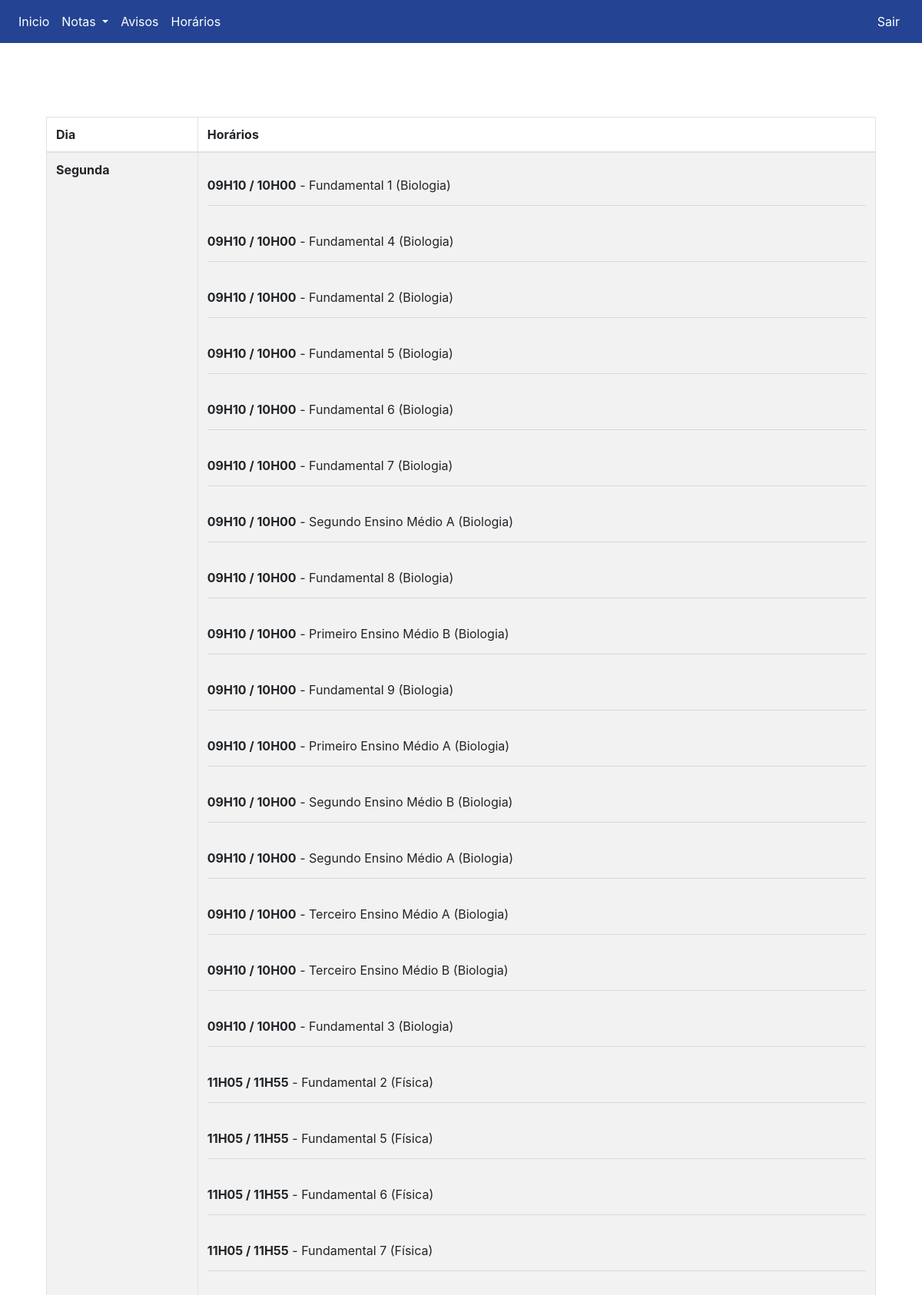
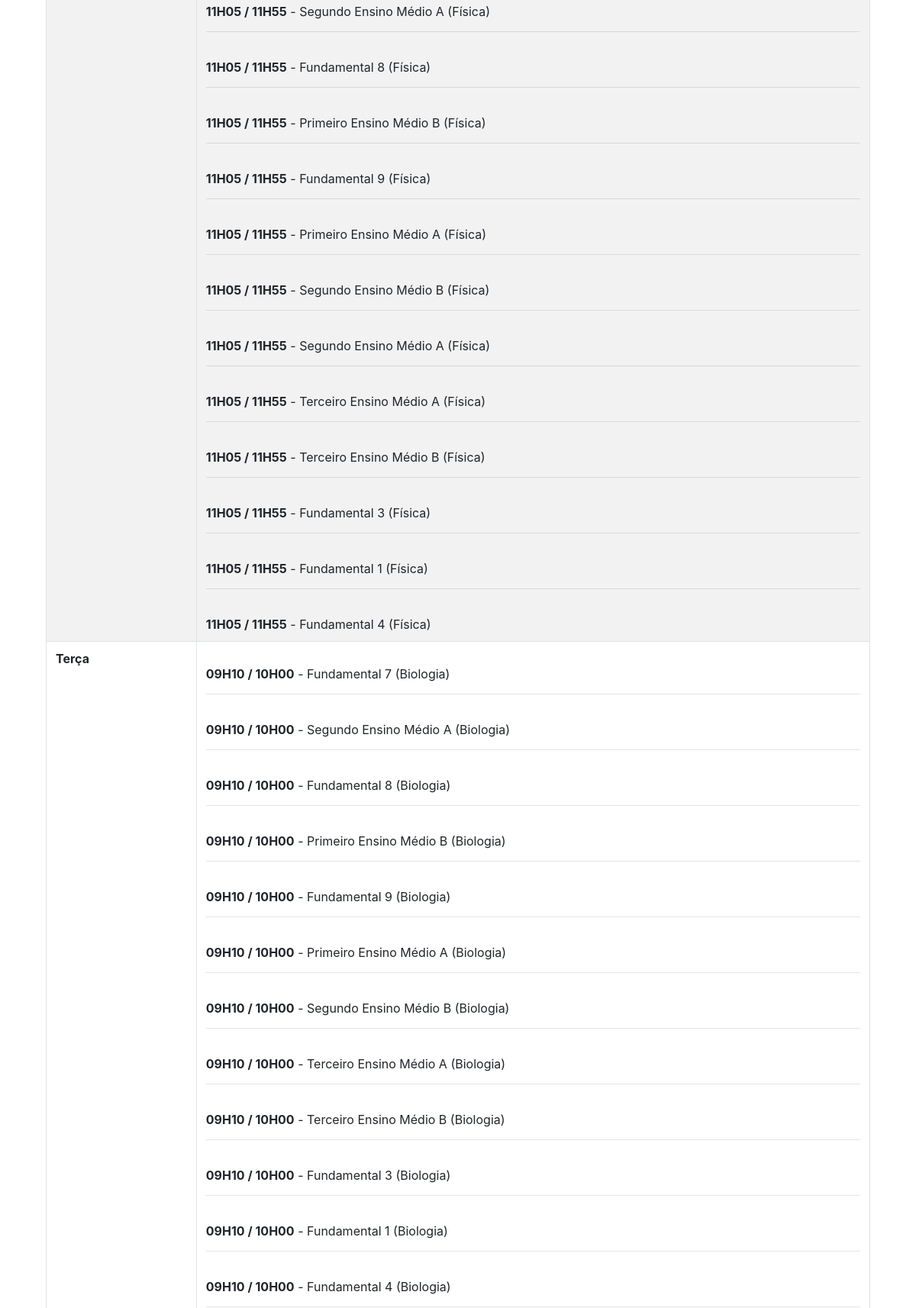
The page /Global/Professores/horarios.php (signed in, upper part) on the database its author committed (2 pictures, top to bottom).
### tables this page shows
CREATE TABLE `horarios` (
  `id` int(11) NOT NULL,
  `dias_id` int(11) NOT NULL,
  `turma_id` int(11) NOT NULL,
  `horas_id` int(11) NOT NULL,
  `professores_id` int(11) NOT NULL,
  `materia_id` int(11) NOT NULL
);

CREATE TABLE `dias` (
  `id` int(11) NOT NULL,
  `dia` varchar(50) NOT NULL
);

CREATE TABLE `horas` (
  `id` int(11) NOT NULL,
  `hora` varchar(20) NOT NULL
);

CREATE TABLE `turmas` (
  `id` int(11) NOT NULL,
  `nome` varchar(120) NOT NULL
);

CREATE TABLE `materias` (
  `id` int(11) NOT NULL,
  `nome` varchar(50) DEFAULT NULL
);

### Global/Professores/horarios.php (the view, shortened to what this page needs)
<!DOCTYPE html>
<html lang="pt-br">
  <head>
        <link rel="stylesheet" href="https://stackpath.bootstrapcdn.com/bootstrap/4.5.2/css/bootstrap.min.css">
    <link
      rel="stylesheet"
      href="../css/bootstrap.min.css"
    />
  </head>
  <body>
    <nav
      class="navbar navbar-expand-lg navbar-dark"
      style="background-color: #244393"
    >
      <div class="collapse navbar-collapse" id="conteudoNavbarSuportado">
        <ul class="navbar-nav mr-auto">
          <li class="nav-item">
            <a class="nav-link" style="color: white" href="index.php"
              >Inicio</a
            >
          </li>
          <li class="nav-item">
                    <div class="dropdown nav-item">
                        <a class="nav-link dropdown-toggle" style="color: white" type="button" id="dropdownMenuNotas" data-toggle="dropdown" aria-haspopup="true" aria-expanded="false">
                            Notas
                        </a>
                    </div>
                </li>
          <li class="nav-item">
            <a class="nav-link" style="color: white" href="../professores/avisos.php"
              >Avisos</a
            >
          </li>
          <li class="nav-item">
            <a
              class="nav-link"
              style="color: white"
              href="../professores/horarios.php"
              >Horários</a
            >
          </li>
        </ul>
        <div id="logout">
          <form method="post">
            <div><button type="submit" name="sair" class="btn">Sair</button></div>
          </form>
      </div>
      </div>
    </nav>
    <div class="container">
           <div class="row">
        <div class="col mt-5">
        <?php
$host = "localhost";
$username = "root";
$password = "";
$database = "expotec_db";
$conn = mysqli_connect($host, $username, $password, $database);
$sql = "SELECT
horarios.*,
dias.dia AS nome_dias,
turmas.nome AS nome_turma,
horas.hora AS hora_horas,
professores.user AS user_professores,
materias.nome AS nome_materias
FROM horarios
INNER JOIN dias ON horarios.dias_id = dias.id
INNER JOIN turmas ON horarios.turma_id = turmas.id
INNER JOIN horas ON horarios.horas_id = horas.id
INNER JOIN professores ON horarios.professores_id = professores.id
INNER JOIN materias ON horarios.materia_id = materias.id
WHERE horarios.professores_id = " . $_SESSION['id'] . "
ORDER BY dias.id ASC, horas.hora ASC";
$result = mysqli_query($conn, $sql);
?>
<div class="container">
    <div class="row">
        <div class="col mt-5">
            <?php
            if (mysqli_num_rows($result) > 0) {
                $currentDay = null;
                echo "<table border='1' class='table table-hover table-striped table-bordered'>";
                echo '<thead>';
                echo '<tr>';
                echo '<th>Dia</th>';
                echo '<th>Horários</th>';
                echo '</tr>';
                echo '</thead>';
                echo '<tbody>';
                while ($row = mysqli_fetch_assoc($result)) {
                    $dia = $row['nome_dias'];
                    $materia = $row['nome_materias'];
                    $hora = $row['hora_horas'];
                    $turma = $row['nome_turma'];
                    if ($currentDay !== $dia) {
                        if ($currentDay !== null) {
                            echo '</td></tr>';
                        }
                        echo "<tr><td><b>$dia</b></td><td>";
                        $currentDay = $dia;
                    } else {
                        echo '<hr> ';
                    }
                    echo "<br><b>$hora</b> - $turma ($materia)";
                }
                echo '</td></tr>';
                echo '</tbody>';
                echo '</table>';
            } else {
                echo "<p>Nenhum horário disponível para esta turma.</p>";
            }
            ?>
        </div>
    </div>
</div>
          </body>

### Global/Professores/horarios.php (style rules this page uses)
#logout button { border-radius: 4px; background-color: #244393 ; color: white; }
#logout { height: 39px; }

### rows shown on the page
horarios: dias.dia "Segunda", horas.hora "09H10 / 10H00", turma.nome "Fundamental 1", materia.nome "Biologia"
horarios: horas.hora "09H10 / 10H00", turma.nome "Fundamental 4", materia.nome "Biologia"
horarios: horas.hora "09H10 / 10H00", turma.nome "Fundamental 2", materia.nome "Biologia"
horarios: horas.hora "09H10 / 10H00", turma.nome "Fundamental 5", materia.nome "Biologia"
horarios: horas.hora "09H10 / 10H00", turma.nome "Fundamental 6", materia.nome "Biologia"
horarios: horas.hora "09H10 / 10H00", turma.nome "Fundamental 7", materia.nome "Biologia"
horarios: horas.hora "09H10 / 10H00", turma.nome "Segundo Ensino Médio A", materia.nome "Biologia"
horarios: horas.hora "09H10 / 10H00", turma.nome "Fundamental 8", materia.nome "Biologia"
horarios: horas.hora "09H10 / 10H00", turma.nome "Primeiro Ensino Médio B", materia.nome "Biologia"
horarios: horas.hora "09H10 / 10H00", turma.nome "Fundamental 9", materia.nome "Biologia"
horarios: horas.hora "09H10 / 10H00", turma.nome "Primeiro Ensino Médio A", materia.nome "Biologia"
horarios: horas.hora "09H10 / 10H00", turma.nome "Segundo Ensino Médio B", materia.nome "Biologia"
horarios: horas.hora "09H10 / 10H00", turma.nome "Segundo Ensino Médio A", materia.nome "Biologia"
horarios: horas.hora "09H10 / 10H00", turma.nome "Terceiro Ensino Médio A", materia.nome "Biologia"
horarios: horas.hora "09H10 / 10H00", turma.nome "Terceiro Ensino Médio B", materia.nome "Biologia"
horarios: horas.hora "09H10 / 10H00", turma.nome "Fundamental 3", materia.nome "Biologia"
horarios: horas.hora "11H05 / 11H55", turma.nome "Fundamental 2", materia.nome "Física"
horarios: horas.hora "11H05 / 11H55", turma.nome "Fundamental 5", materia.nome "Física"
horarios: horas.hora "11H05 / 11H55", turma.nome "Fundamental 6", materia.nome "Física"
horarios: horas.hora "11H05 / 11H55", turma.nome "Fundamental 7", materia.nome "Física"
horarios: horas.hora "11H05 / 11H55", turma.nome "Segundo Ensino Médio A", materia.nome "Física"
horarios: horas.hora "11H05 / 11H55", turma.nome "Fundamental 8", materia.nome "Física"
horarios: horas.hora "11H05 / 11H55", turma.nome "Primeiro Ensino Médio B", materia.nome "Física"
horarios: horas.hora "11H05 / 11H55", turma.nome "Fundamental 9", materia.nome "Física"
horarios: horas.hora "11H05 / 11H55", turma.nome "Primeiro Ensino Médio A", materia.nome "Física"
horarios: horas.hora "11H05 / 11H55", turma.nome "Segundo Ensino Médio B", materia.nome "Física"
horarios: horas.hora "11H05 / 11H55", turma.nome "Segundo Ensino Médio A", materia.nome "Física"
horarios: horas.hora "11H05 / 11H55", turma.nome "Terceiro Ensino Médio A", materia.nome "Física"
horarios: horas.hora "11H05 / 11H55", turma.nome "Terceiro Ensino Médio B", materia.nome "Física"
horarios: horas.hora "11H05 / 11H55", turma.nome "Fundamental 3", materia.nome "Física"
horarios: horas.hora "11H05 / 11H55", turma.nome "Fundamental 1", materia.nome "Física"
horarios: horas.hora "11H05 / 11H55", turma.nome "Fundamental 4", materia.nome "Física"
horarios: dias.dia "Terça", horas.hora "09H10 / 10H00", turma.nome "Fundamental 7", materia.nome "Biologia"
horarios: horas.hora "09H10 / 10H00", turma.nome "Segundo Ensino Médio A", materia.nome "Biologia"
horarios: horas.hora "09H10 / 10H00", turma.nome "Fundamental 8", materia.nome "Biologia"
horarios: horas.hora "09H10 / 10H00", turma.nome "Primeiro Ensino Médio B", materia.nome "Biologia"
horarios: horas.hora "09H10 / 10H00", turma.nome "Fundamental 9", materia.nome "Biologia"
horarios: horas.hora "09H10 / 10H00", turma.nome "Primeiro Ensino Médio A", materia.nome "Biologia"
horarios: horas.hora "09H10 / 10H00", turma.nome "Segundo Ensino Médio B", materia.nome "Biologia"
horarios: horas.hora "09H10 / 10H00", turma.nome "Terceiro Ensino Médio A", materia.nome "Biologia"
horarios: horas.hora "09H10 / 10H00", turma.nome "Terceiro Ensino Médio B", materia.nome "Biologia"
horarios: horas.hora "09H10 / 10H00", turma.nome "Fundamental 3", materia.nome "Biologia"
horarios: horas.hora "09H10 / 10H00", turma.nome "Fundamental 1", materia.nome "Biologia"
horarios: horas.hora "09H10 / 10H00", turma.nome "Fundamental 4", materia.nome "Biologia"
